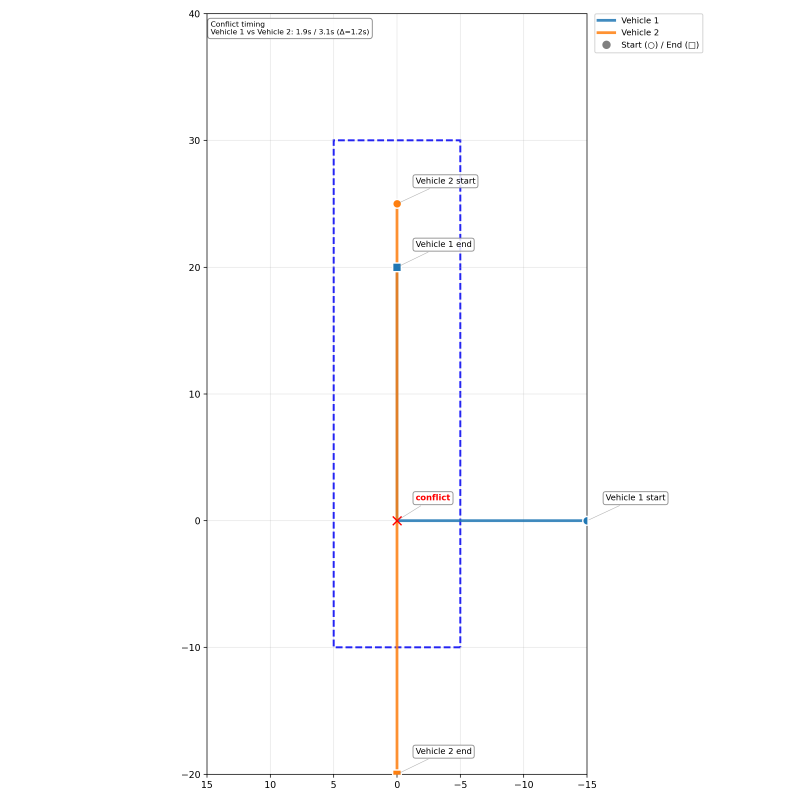
#> input picture scenario_generator/tests/artifacts/t_junction_refined.png, 2400 x 2400 px (shown at 1/3 size)
$ python gen_video.py ../scenario_generator/tests/artifacts
#> lines starting #> are read from the running program, lines starting #| are printed output that depends on the picture
import argparse
import ast
import re
from collections import defaultdict
from dataclasses import dataclass
from pathlib import Path
from typing import Dict, List, Optional, Tuple

import cv2
import numpy as np
from tqdm import tqdm


ANSI_ESCAPE = re.compile(r"\x1B\[[0-?]*[ -/]*[@-~]")
STEP_TIME_PATTERN = re.compile(r"step infer time:\s*([0-9.]+)")
FRAME_EXTENSIONS = {".jpg", ".jpeg", ".png"}
LABEL_PADDING = 14
VEHICLE_DIR_PATTERN = re.compile(r"^(?:ego_vehicle_|rgb_|meta_)(\d+)$")
ALLOWED_STREAM_PREFIXES = ("ego_vehicle_", "rgb_", "meta_", "1", "2")


def _parse_suffix_filter(raw: Optional[str]) -> List[str]:
    if not raw:
        return []
    parts = [p.strip().lstrip("_") for p in re.split(r"[,\s]+", raw) if p.strip()]
    return [p.lower() for p in parts if p]


# [11 lines left out: function _matches_suffix, not called in this run]


def _is_frame_file(path: Path) -> bool:
    """Return True for actual image frames; exclude hidden/metadata sidecars."""
    if not path.is_file():
        return False
    if path.name.startswith("."):
        return False
    return path.suffix.lower() in FRAME_EXTENSIONS


@dataclass
class VehicleStream:
    index: int
    label: str
    image_paths: List[Path]


@dataclass
class NegotiationOverlay:
    id: int
    frame_index: int
    hold_frames: int
    lines: List[str]
    color: Tuple[int, int, int]


# [34 lines left out: function list_vehicle_streams, not called in this run]


def _scenario_has_vehicle_images(scenario_dir: Path) -> bool:
    """Return True if scenario_dir contains at least one ego_vehicle_* folder with images."""
    if not scenario_dir.is_dir():
        return False

    for child in scenario_dir.iterdir():
        if not (child.is_dir() and VEHICLE_DIR_PATTERN.match(child.name)):
            continue
        for item in child.iterdir():
            if _is_frame_file(item):
                return True
    return False


def _scenario_has_flat_images(scenario_dir: Path) -> bool:
    """Return True if scenario_dir contains image files directly (no vehicle subfolders required)."""
    if not scenario_dir.is_dir():
        return False
    try:
        for item in scenario_dir.iterdir():
            if _is_frame_file(item):
                return True
    except Exception:
        return False
    return False


# [14 lines left out: function discover_scenario_dirs, not called in this run]


def remove_ansi(text: str) -> str:
    return ANSI_ESCAPE.sub("", text)


# [226 lines left out: functions chunk_word, wrap_line, discover_log_path, _stable_color_for_event, parse_negotiation_events, not called in this run]


def add_label(image: np.ndarray, label: str) -> Tuple[np.ndarray, int]:
    """Overlay a larger label in the top-left corner and return the bottom of the label box."""
    font = cv2.FONT_HERSHEY_SIMPLEX
    scale = 1.0
    thickness = 2
    padding = LABEL_PADDING
    text_size, _ = cv2.getTextSize(label, font, scale, thickness)
    box_pt1 = (padding - 6, padding - 10)
    box_pt2 = (padding + text_size[0] + 6, padding + text_size[1])

    overlay = image.copy()
    cv2.rectangle(overlay, box_pt1, box_pt2, (0, 0, 0), -1)
    cv2.addWeighted(overlay, 0.6, image, 0.4, 0, dst=image)
    text_origin = (padding, padding + text_size[1] - 4)
    cv2.putText(
        image,
        label,
        text_origin,
        font,
        scale,
        (255, 255, 255),
        thickness,
        cv2.LINE_AA,
    )
    label_bottom = text_origin[1] + 6
    return image, label_bottom


# [170 lines left out: function render_negotiation_slot, not called in this run]


def build_video(
    output_path: Path,
    streams: List[VehicleStream],
    fps: float,
    resize_factor: int,
    negotiation_events: List[NegotiationOverlay],
    side_stream: Optional[VehicleStream] = None,
    stack_mode: str = "vertical",
) -> None:
#> called with fps = 5, resize_factor = 2, stack_mode = 'vertical'
    def resize_with_aspect(image: np.ndarray, size: Tuple[int, int]) -> np.ndarray:
        """Resize into a fixed canvas while preserving aspect ratio (letterbox)."""
        target_w, target_h = size
        src_h, src_w = image.shape[:2]
        if src_h <= 0 or src_w <= 0:
            return np.zeros((target_h, target_w, 3), dtype=np.uint8)

        scale = min(float(target_w) / float(src_w), float(target_h) / float(src_h))
        new_w = max(1, int(round(src_w * scale)))
        new_h = max(1, int(round(src_h * scale)))
        interp = cv2.INTER_AREA if scale < 1.0 else cv2.INTER_LINEAR
        resized = cv2.resize(image, (new_w, new_h), interpolation=interp)

        canvas = np.zeros((target_h, target_w, 3), dtype=np.uint8)
        off_x = (target_w - new_w) // 2
        off_y = (target_h - new_h) // 2
        canvas[off_y : off_y + new_h, off_x : off_x + new_w] = resized
        return canvas

    first_frame = cv2.imread(str(streams[0].image_paths[0]))
#> first_frame is the input picture: shape (2400, 2400, 3); mean B, G, R 252.8, 252.5, 252.7
    if first_frame is None:
        raise RuntimeError(f"Unable to read {streams[0].image_paths[0]}")

    base_height, base_width = first_frame.shape[:2]
#> base_height = 2400; base_width = 2400
    target_size = (max(1, base_width // resize_factor), max(1, base_height // resize_factor))
#> target_size = (1200, 1200)
    if stack_mode not in ("vertical", "horizontal"):
        raise ValueError(f"Unsupported stack_mode: {stack_mode}")

    if stack_mode == "horizontal":
        combined_height = target_size[1]
        combined_width = target_size[0] * len(streams)
    else:
        combined_height = target_size[1] * len(streams)
#> combined_height = 1200
        combined_width = target_size[0]
#> combined_width = 1200

    if side_stream:
        combined_width += target_size[0]

    # If simple mode (no negotiation events), omit sidebar column entirely.
    simple_mode = (not negotiation_events)
    column_width = 0 if simple_mode else max(220, int(round(target_size[0] * 0.4)))
#> column_width = 0
    total_width = combined_width + column_width
#> total_width = 1200

    fourcc = cv2.VideoWriter_fourcc(*"mp4v")
    writer = cv2.VideoWriter(
        str(output_path), fourcc, fps, (total_width, combined_height)
    )

    main_frames = max(len(stream.image_paths) for stream in streams)
    side_frames = len(side_stream.image_paths) if side_stream else 0
    max_frames = max(main_frames, side_frames)
    # Calculate frame mapping for each stream
    def get_frame_index(total_frames, output_idx, output_total):
        if total_frames <= 1:
            return 0
        return int(round(output_idx * (total_frames - 1) / (output_total - 1))) if output_total > 1 else 0


    event_map: Dict[int, List[NegotiationOverlay]] = defaultdict(list)
    for event in negotiation_events:
        event_map[event.frame_index].append(event)

    active_events: List[Dict[str, object]] = []

    for frame_idx in tqdm(range(max_frames), desc="Compositing frames"):
        starting_events = event_map.get(frame_idx, [])
        for event in starting_events:
            active_events.append({"event": event, "remaining": event.hold_frames})

        frames: List[np.ndarray] = []
        for stream in streams:
            image_index = get_frame_index(len(stream.image_paths), frame_idx, max_frames)
            image = cv2.imread(str(stream.image_paths[image_index]))
            if image is None:
                raise RuntimeError(f"Unable to read {stream.image_paths[image_index]}")
            image = resize_with_aspect(image, target_size)
            image, _ = add_label(image, stream.label)
#> in add_label, `cv2.rectangle(overlay, box_pt1, box_pt2, (0, 0, 0), -1)`:
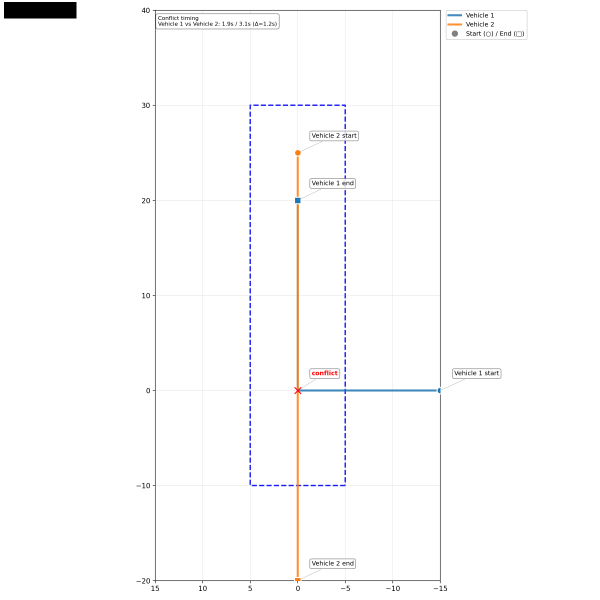
#> overlay: shape (1200, 1200, 3) (shown at 1/2 size); mean B, G, R 252, 251.6, 251.9
#> in add_label, `cv2.putText( image, label, text_origin, font, scale, (255, 255, 255), ..`:
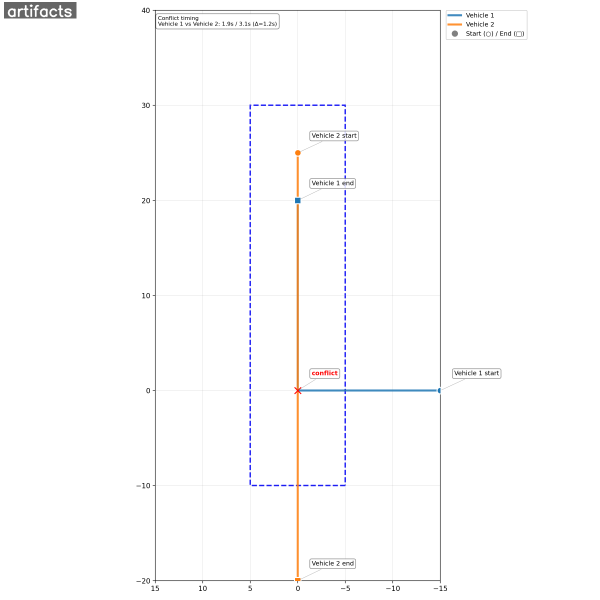
#> image: shape (1200, 1200, 3) (shown at 1/2 size); mean B, G, R 252.5, 252.1, 252.3
            frames.append(image)

        if len(frames) == 1:
            combined = frames[0]
        else:
            combined = cv2.hconcat(frames) if stack_mode == "horizontal" else cv2.vconcat(frames)

        if side_stream:
            side_index = get_frame_index(len(side_stream.image_paths), frame_idx, max_frames)
            side_image = cv2.imread(str(side_stream.image_paths[side_index]))
            if side_image is None:
                raise RuntimeError(f"Unable to read {side_stream.image_paths[side_index]}")
            side_image = resize_with_aspect(side_image, (target_size[0], combined_height))
            side_image, _ = add_label(side_image, side_stream.label)
            combined = cv2.hconcat([combined, side_image])
        if not simple_mode:
            column = np.zeros((combined_height, column_width, 3), dtype=np.uint8)
            column[:] = (24, 24, 24)

            active_event: Optional[NegotiationOverlay] = (
                active_events[-1]["event"] if active_events else None  # type: ignore[index]
            )
            if active_event:
                render_negotiation_slot(
                    column,
                    0,
                    0,
                    column_width,
                    combined_height,
                    active_event.lines,
                    active_event.color,
                )
            else:
                border_thickness = max(2, int(round(combined_height * 0.01)))
                cv2.rectangle(
                    column,
                    (0, 0),
                    (column_width - 1, combined_height - 1),
                    (45, 45, 45),
                    -1,
                )
                cv2.rectangle(
                    column,
                    (0, 0),
                    (column_width - 1, combined_height - 1),
                    (0, 0, 0),
                    border_thickness,
                )

        final_frame = combined if simple_mode else cv2.hconcat([column, combined])
        writer.write(final_frame)

        for active in list(active_events):
            active["remaining"] = int(active["remaining"]) - 1  # type: ignore[index]
            if active["remaining"] <= 0:
                active_events.remove(active)

    writer.release()


def parse_args() -> argparse.Namespace:
    parser = argparse.ArgumentParser(
        description=(
            "Generate a composite video from vehicle image folders, annotating each feed "
            "and presenting negotiation transcripts in a sidebar aligned with the speaking vehicle."
        )
    )
    parser.add_argument(
        "input_dir",
        help="Path to the scenario directory containing ego_vehicle_* (or similar) folders.",
    )
    parser.add_argument(
        "--output",
        default=None,
        help="Optional output video path. Defaults to <input_dir>/output_v3.mp4.",
    )
    parser.add_argument(
        "--output-dir",
        default=None,
        help=(
            "Directory where generated videos are saved when processing multiple scenarios. "
            "Defaults to <input_dir>/videos when batching."
        ),
    )
    parser.add_argument(
        "--fps",
        type=float,
        default=5.0,
        help="Output video frames per second (default: 5.0).",
    )
    parser.add_argument(
        "--resize-factor",
        type=int,
        default=2,
        help="Factor by which to downscale each feed before stacking (default: 2).",
    )
    parser.add_argument(
        "--hold-seconds",
        "--min-hold-seconds",
        dest="min_hold_seconds",
        type=float,
        default=1.2,
        help="Minimum duration (in seconds) to display negotiation transcripts (default: 1.2).",
    )
    parser.add_argument(
        "--words-per-minute",
        type=float,
        default=240.0,
        help="Reading speed used to time transcript overlays (default: 240 WPM).",
    )
    parser.add_argument(
        "--reading-factor",
        type=float,
        default=0.5,
        help="Multiplier applied to the computed display time (default: 0.5).",
    )
    parser.add_argument(
        "--log-path",
        default=None,
        help="Optional path to a log file. If omitted, the script searches within the input directory.",
    )
    parser.add_argument(
        "--only-suffix",
        default=None,
        help=(
            "Filter inputs by suffix token. In flat-image mode, only filenames whose stem matches "
            "the suffix are kept (e.g., --only-suffix cam1 keeps *_cam1.*). In scenario mode, only "
            "stream folders whose names match the suffix are included. Multiple suffixes can be "
            "comma- or space-separated."
        ),
    )
    parser.add_argument(
        "--side-by-side-dir",
        default=None,
        help=(
            "Optional directory of images to append as an extra side-by-side column. This folder is "
            "not filtered by --only-suffix and should contain flat image files (no vehicle subfolders)."
        ),
    )
    return parser.parse_args()


def main() -> None:
    args = parse_args()
    root = Path(args.input_dir).expanduser().resolve()
    if not root.exists():
        raise FileNotFoundError(f"Input directory {root} does not exist.")

    # Support two modes:
    # 1) Scenario mode: vehicle subfolders like rgb_front_0 with images.
    # 2) Flat mode: input_dir itself contains image files; build a single-stream video.
    is_single_scenario = _scenario_has_vehicle_images(root)
    is_flat_images = _scenario_has_flat_images(root)
    if is_single_scenario or is_flat_images:
        scenario_dirs = [root]
    else:
        scenario_dirs = discover_scenario_dirs(root)
        if not scenario_dirs:
            raise FileNotFoundError(
                f"No scenario directories with vehicle images (rgb_*, meta_*, ego_vehicle_*) were found under {root}."
            )

    if len(scenario_dirs) > 1 and args.output:
        raise ValueError(
            "The --output argument is only supported when a single scenario directory is processed. "
            "Use --output-dir to specify the destination for batch generation."
        )

    if len(scenario_dirs) > 1 and args.log_path:
        raise ValueError(
            "A custom --log-path cannot be combined with batch processing. "
            "Logs are discovered per scenario automatically."
        )

    if args.output_dir:
        batch_output_dir = Path(args.output_dir).expanduser().resolve()
        batch_output_dir.mkdir(parents=True, exist_ok=True)
    else:
        if len(scenario_dirs) > 1:
            batch_output_dir = (root / "videos").resolve()
            batch_output_dir.mkdir(parents=True, exist_ok=True)
        else:
            batch_output_dir = None

    print(f"Discovered {len(scenario_dirs)} scenario directory(ies) to process.")
    suffixes = _parse_suffix_filter(args.only_suffix)
    side_stream: Optional[VehicleStream] = None
    if args.side_by_side_dir:
        side_root = Path(args.side_by_side_dir).expanduser().resolve()
        if not side_root.exists():
            raise FileNotFoundError(f"Side-by-side directory {side_root} does not exist.")
        if not _scenario_has_flat_images(side_root):
            raise FileNotFoundError(
                f"No flat images found in side-by-side directory {side_root}."
            )
        side_images = sorted(
            [p for p in side_root.iterdir() if _is_frame_file(p)],
            key=lambda p: p.stem,
        )
        if not side_images:
            raise FileNotFoundError(f"No images found in side-by-side directory {side_root}.")
        side_stream = VehicleStream(index=0, label=side_root.name, image_paths=side_images)

    for scenario_dir in scenario_dirs:
        stack_mode = "vertical"
        if len(scenario_dirs) > 1:
            print(f"\nProcessing scenario: {scenario_dir}")

        if args.output:
            output_path = Path(args.output).expanduser().resolve()
        elif batch_output_dir:
            output_path = batch_output_dir / f"{scenario_dir.name}.mp4"
        else:
            output_path = scenario_dir / "output_v3.mp4"

        # In flat mode, build a single stream from images directly in the folder.
        if _scenario_has_flat_images(scenario_dir):
            all_images = sorted(
                [p for p in scenario_dir.iterdir() if _is_frame_file(p)],
                key=lambda p: p.stem,
            )
            if not all_images:
                raise FileNotFoundError(f"No images found in {scenario_dir}.")

            if suffixes:
                streams = []
                for idx, suffix in enumerate(suffixes):
                    suffix_images = [p for p in all_images if _matches_suffix(p.stem, [suffix])]
                    if not suffix_images:
                        print(f"[WARN] No images found for suffix '{suffix}' in {scenario_dir}.")
                        continue
                    streams.append(
                        VehicleStream(index=idx, label=suffix, image_paths=suffix_images)
                    )
                if not streams:
                    raise FileNotFoundError(
                        f"No images found in {scenario_dir} matching suffix filter {suffixes}."
                    )
                if len(streams) > 1:
                    stack_mode = "horizontal"
            else:
                streams = [VehicleStream(index=0, label=f"{scenario_dir.name}", image_paths=all_images)]
            negotiation_events: List[NegotiationOverlay] = []
        else:
            streams = list_vehicle_streams(scenario_dir, stream_suffixes=suffixes)
            if not streams:
                message = (
                    f"No vehicle streams found in {scenario_dir} matching suffix filter {suffixes}."
                )
                if len(scenario_dirs) > 1:
                    print(f"[WARN] {message} Skipping.")
                    continue
                raise FileNotFoundError(message)

            log_path = (
                Path(args.log_path).expanduser().resolve()
                if args.log_path
                else discover_log_path(scenario_dir)
            )
            if log_path and not log_path.exists():
                log_path = None

            negotiation_events = parse_negotiation_events(
                log_path,
                args.fps,
                args.min_hold_seconds,
                args.words_per_minute,
                args.reading_factor,
            )
            if not negotiation_events:
                print("No negotiation events found; proceeding without transcript overlays.")
            else:
                print(f"Configured {len(negotiation_events)} negotiation overlay(s).")

        build_video(
            output_path=output_path,
            streams=streams,
            fps=args.fps,
            resize_factor=args.resize_factor,
            negotiation_events=negotiation_events,
            side_stream=side_stream,
            stack_mode=stack_mode,
        )
        print(f"Wrote video to {output_path}")


if __name__ == "__main__":
    main()
